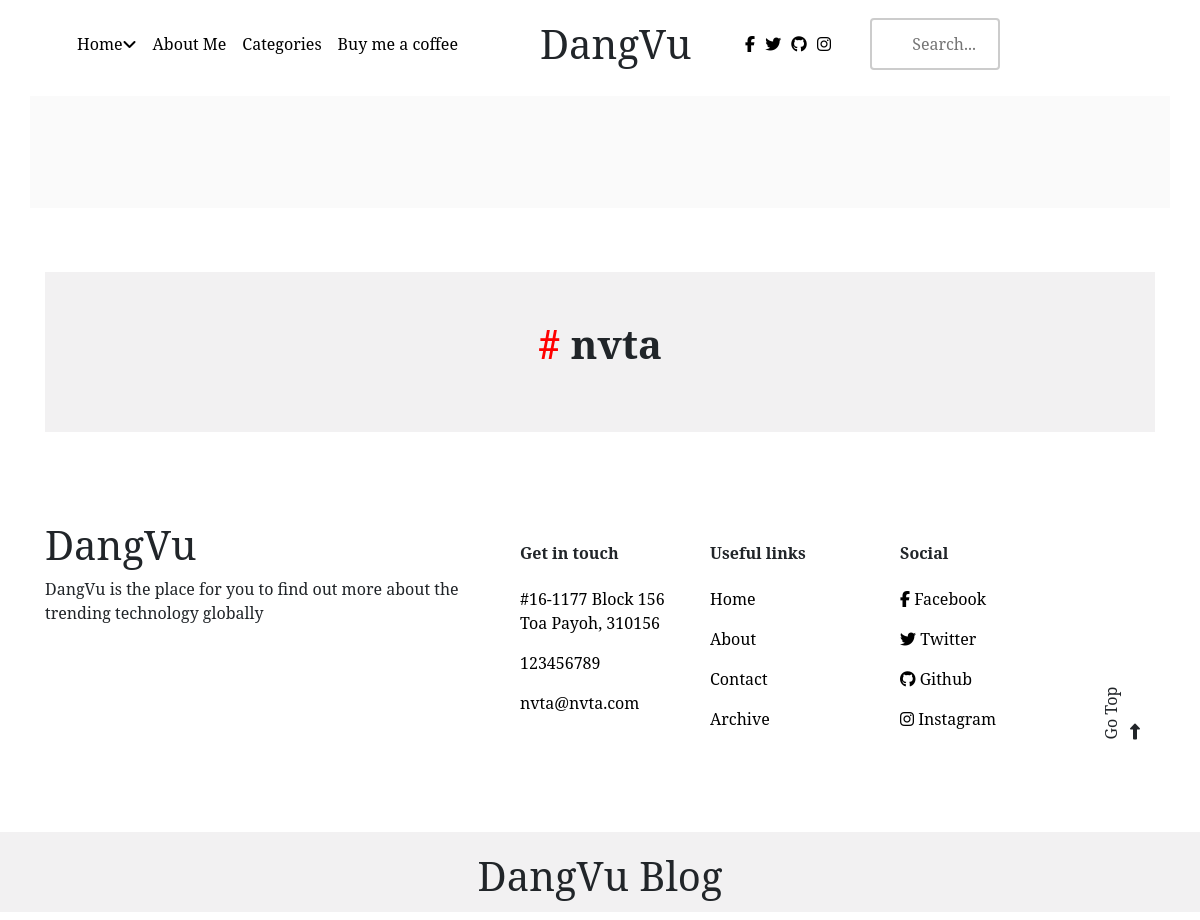
The page /categories on the database as committed earlier.
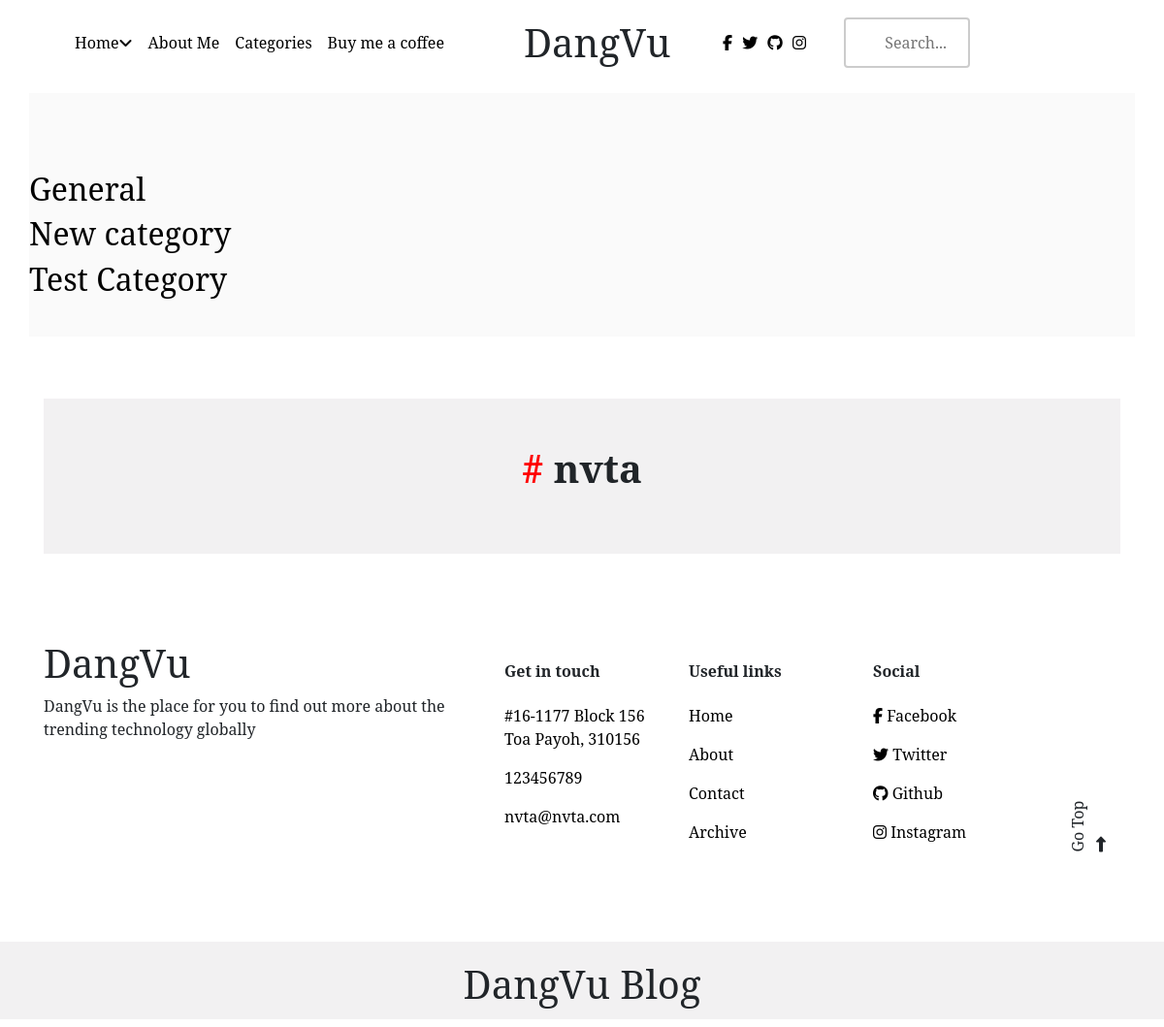
The same page on the database as committed later.
### articles/models.py (models this page shows, shortened)
class Category(models.Model):
    created_at = models.DateTimeField(auto_now_add=True)
    title = models.CharField(max_length=255, default='General')
    slug = models.SlugField(default='')
    class Meta:
        verbose_name = "Category"
        verbose_name_plural = "Categories"
        ordering = ['title']

### articles/views.py (the view)
# urls.py: path('categories', views.category_list, name="categories_list"),
def category_list(request):
    categories = Category.objects.all() # this will get all categories, you can do some filtering if you need (e.g. excluding categories without posts in it)
    return render (request, 'articles/categories_list.html', {'categories': categories})

### articles/templates/articles/categories_list.html
{% extends 'base_layout.html'%}
{% block content%}
	<section class="section-body container">
		<div class = "category">
			{% for cat in categories %}
					<h2><a href='/categories/{{cat.slug}}'>{{cat.title }}</a></h2>
			{% endfor %}
		</div>
	</section>
{% endblock%}

Rows that differ between the two databases and show on the page:
added Category: title "General"
added Category: title "New category"
added Category: title "Test Category"
